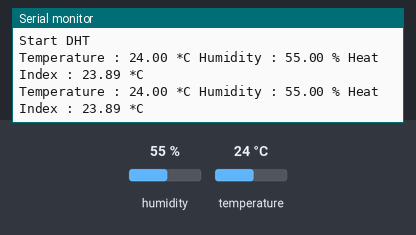
This sketch was run on a simulated Arduino Uno, built with avr-gcc and run on an emulated ATmega328P. Shown: the last lines printed to the serial monitor. Inputs (shaded band) come from the test bench; at power-on: humidity 55 %, temperature 24 °C.

Above: at 4.8 s.
4.9 s: humidity set to 22 %
At 7.4 s:
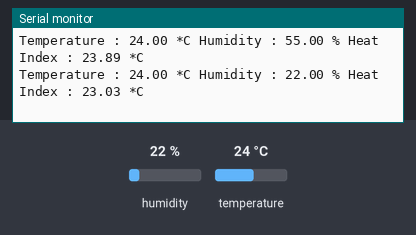
7.9 s: temperature set to 12 °C
At 8.7 s:
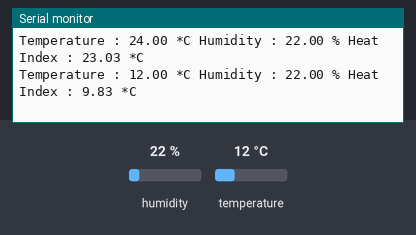
10.9 s: humidity set to 40 %
At 13.6 s:
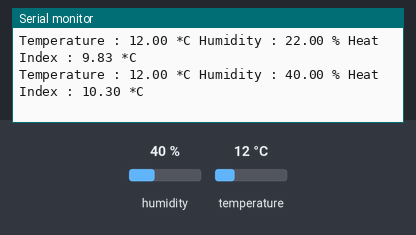
Timing chart, 0 to 15.1 s (numbered marks = the images above; inputs shaded):
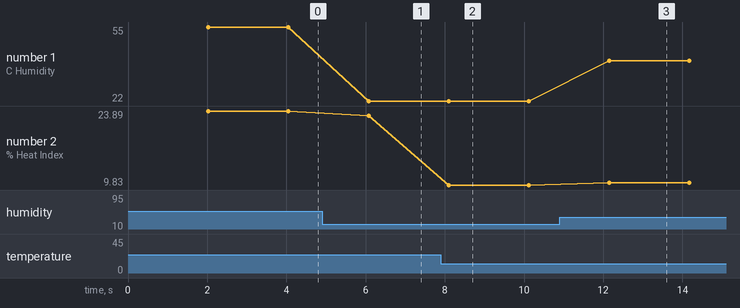

Measured:
- after the input at 4.9 s, the serial monitor: prints a new line after 1.2 s (image 1)
- after the input at 7.9 s, the serial monitor: prints a new line after 0.20 s (image 2)
- after the input at 10.9 s, the serial monitor: prints a new line after 1.2 s (image 3)
- plotted number 1: 55 → 22 after the input at 4.9 s, 22 → 40 after the input at 10.9 s
- plotted number 2: 23.89 → 23.03 after the input at 4.9 s, 23.03 → 9.83 after the input at 7.9 s, 9.83 → 10.3 after the input at 10.9 s

The sketch:

humidity2.ino
```cpp
 #include <DHT.h>

#define DHTPIN 7
#define DHTTYPE DHT11

DHT dht(DHTPIN, DHTTYPE);

void setup(){
    Serial.begin(9600);
    dht.begin();
    Serial.println("Start DHT");
}

void loop(){
    delay(2000);
    float temperature = dht.readTemperature(); //readTemperature() default가 celcius, not force mode
    float humidity = dht.readHumidity();
    float heat = dht.computeHeatIndex(temperature,humidity,false);
    Serial.print("Temperature : ");
    Serial.print(temperature);
    Serial.print(" *C Humidity : ");
    Serial.print(humidity);
    Serial.print(" % Heat Index : ");
    Serial.print(heat);
    Serial.println(" *C");

}
```
